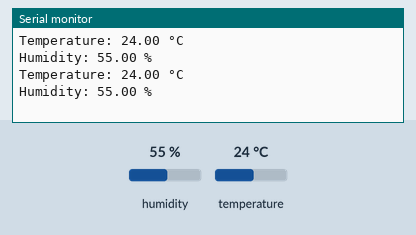
Simulated run of this sketch. Board: Arduino Uno, built with avr-gcc and run on an emulated ATmega328P. On the bench: the last lines printed to the serial monitor. The test bench sets the inputs (shaded band); at power-on: humidity 55 %, temperature 24 °C.

Above: at 2.8 s.
2.9 s: humidity set to 22 %
At 4.9 s:
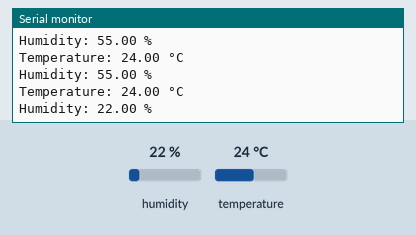
5.6 s: temperature set to 12 °C
At 6.6 s:
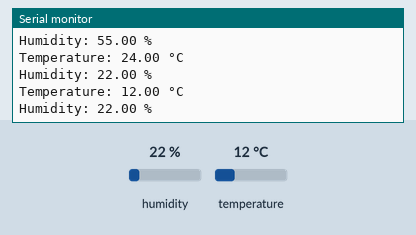
8.3 s: humidity set to 40 %
At 11.3 s:
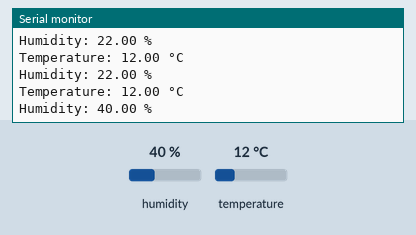
Timing chart, 0 to 12.8 s (numbered marks = the images above; inputs shaded):
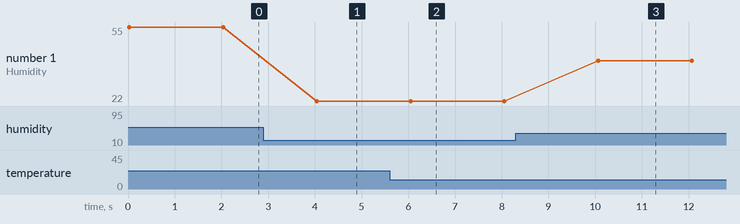

The sketch:

DHT_sensor.ino
```cpp
#include <DHT.h>

#define DHT_PIN 2
#define DHT_TYPE DHT22

DHT dht(DHT_PIN, DHT_TYPE);

void setup() {
  Serial.begin(9600);
  dht.begin();
}

void loop() {
  float temperature = dht.readTemperature();
  float humidity = dht.readHumidity();

  if (isnan(temperature) || isnan(humidity)) {
    Serial.println("Failed to read from DHT sensor!");
  } else {
    Serial.print("Temperature: ");
    Serial.print(temperature);
    Serial.println(" °C");

    Serial.print("Humidity: ");
    Serial.print(humidity);
    Serial.println(" %");
  }

  delay(2000);
}
```

Measured:
- after the input at 2.9 s, the serial monitor: prints a new line after 1.1 s (image 1)
- after the input at 5.6 s, the serial monitor: prints a new line after 0.42 s (image 2)
- after the input at 8.3 s, the serial monitor: prints a new line after 1.8 s (image 3)
- plotted number 1: 55 → 22 after the input at 2.9 s, 22 → 40 after the input at 8.3 s
